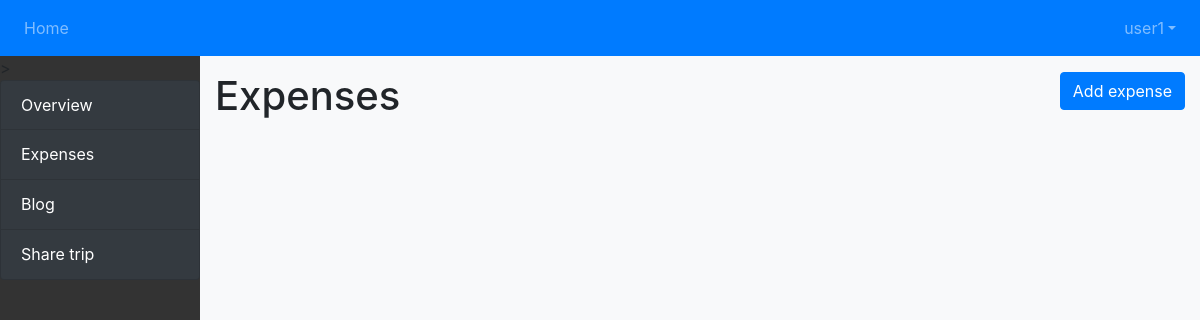
The page /trip/3/expense (signed in) on the database as committed earlier.
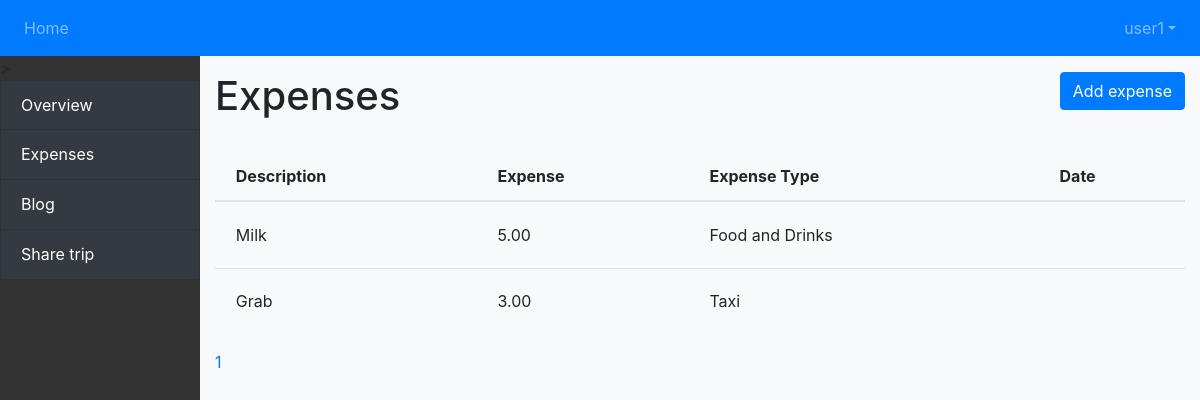
The same page on the database as committed later.
### tracker/models.py (models this page shows)
class Expenses(models.Model):
    trip = models.ForeignKey('Trip', on_delete=models.CASCADE)
    expense = models.DecimalField(max_digits=100, decimal_places=2)
    expense_type = models.CharField(max_length = 50, choices=expense_type_options)
    description = models.CharField(max_length = 50)
    transaction_date = models.DateField(null=True, blank=True)

### tracker/views.py (the view, shortened to what this page needs)
# urls.py: path('trip/<int:pk>/expense', views.TripExpense.as_view(), name='trip_expense'),
class TripExpense(LoginRequiredMixin, DetailView): #List of all the expenses of the trip
    template_name = 'tracker/trip_expense.html'
    def get(self, request, pk, expense_id=None): #Get all the expenses for the trip
        user_can_access = check_user_has_access_to_trip(trip_id=pk, request_user_id=request.user.id)
        if user_can_access:
            this_trip = Trip.objects.get(pk=pk)
            form = AddExpenseForm()
            all_expenses = Expenses.objects.filter(trip=this_trip).order_by('id').reverse() #Reverse so that the latest entry appears at the top
            paginator = Paginator(all_expenses, 5)
            page_num = request.GET.get('page')
            page_obj = paginator.get_page(page_num)
            ctx = {'trip': this_trip, 'form': form, 'page_obj': page_obj}
            return render(request, self.template_name, ctx)
        else:
            raise Http404('Access denied')

### tracker/utils.py (called while the page is built)
def check_user_has_access_to_trip(trip_id, request_user_id):
    this_trip = get_object_or_404(Trip, id=trip_id)
    this_trip_users = this_trip.groups.values('id')
    this_trip_users = [user['id'] for user in this_trip_users]
    if request_user_id in this_trip_users:
        return True
    else:
        return False

### tracker/templates/tracker/trip_expense.html (shortened to what this page needs)
{% extends "base_sidebar.html" %}
{% load crispy_forms_tags %}
{% load static %}
{% block sidecontent %}
{% include "modal.html" %}
<h1>Expenses</h1> <br>
{% if page_obj %}
    <table class="table" id="table">
        <tr>
            <th scope="col">Description</th>
            <th scope="col">Expense</th>
            <th scope="col">Expense Type</th>
            <th scope="col">Date</th>
        </tr>
        <tbody>
        {% for expense in page_obj %}
        <tr scope="row" class="record">
            <td>{{expense.description}} </td>
            <td>{{expense.expense}}</td>
            <td>{{expense.expense_type}}</td>
            <td>{{expense.transaction_date | default_if_none:" " | date:"Y-m-d"}}</td>
        </tr>
    {% endfor %}
    </tbody>
    </table>
    <div class="pagination">
        <span class="step-links">
            {% for num in page_obj.paginator.page_range %}
              {% if page_obj.number == num %}
                <a href="?page={{ num }}">{{ num }}</a>
              {% elif num > page_obj.number|add:'-3' and num < page_obj.number|add:'3' %}
                <a href="{% url 'tracker:trip_expense' trip.id %}?page={{ num }}">{{ num }}</a>
              {% endif %}
            {% endfor %}
        </span>
    </div>
{% endif %}
{% endblock %}

Rows that differ between the two databases and show on the page:
added Expenses: description "Milk", expense "5.00", expense_type "Food and Drinks"
added Expenses: description "Grab", expense "3.00", expense_type "Taxi"
Other text that changed with them:
text now shown: "Description Expense Expense Type Date"
new list line: "1"
